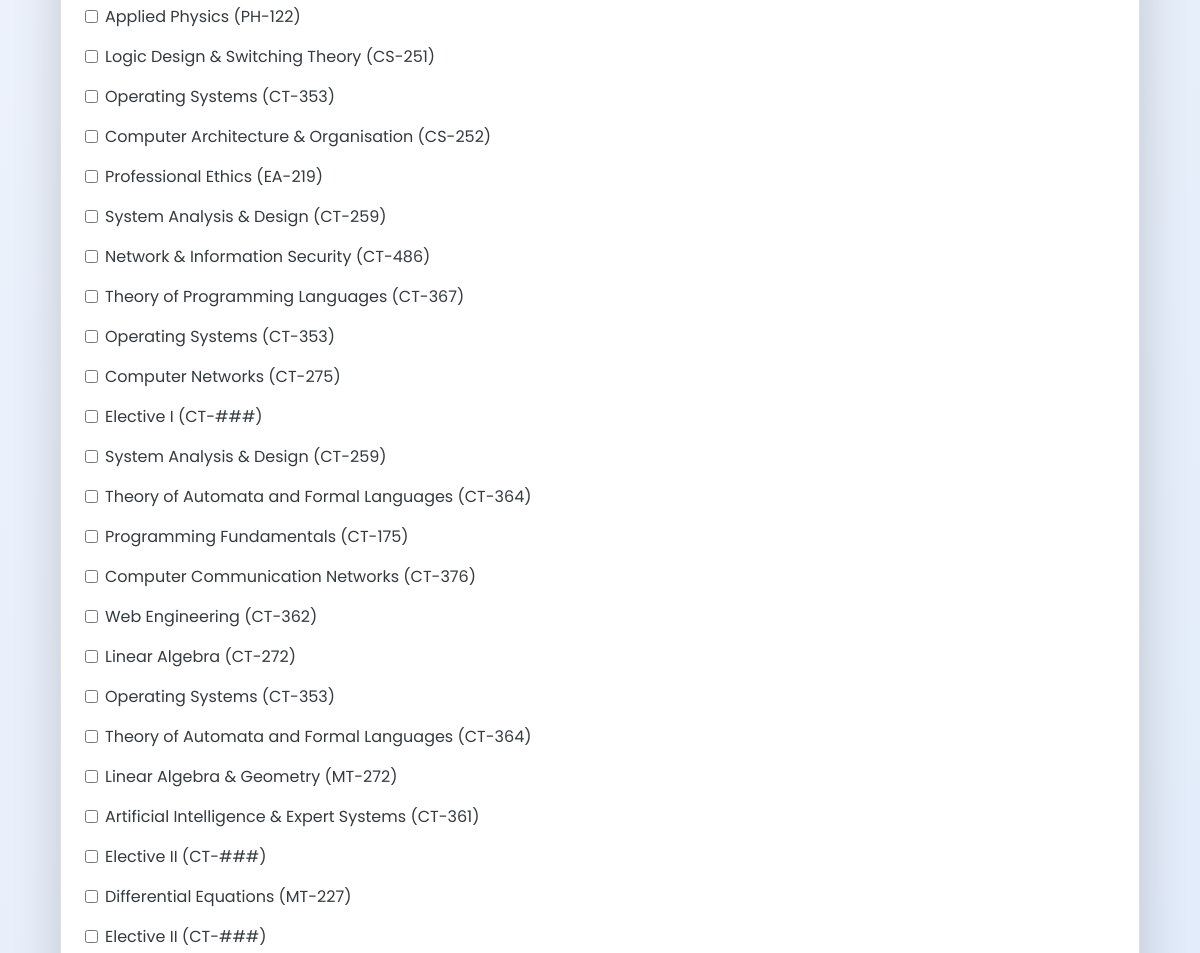
Page /select_courses (middle part) on the earlier database version.
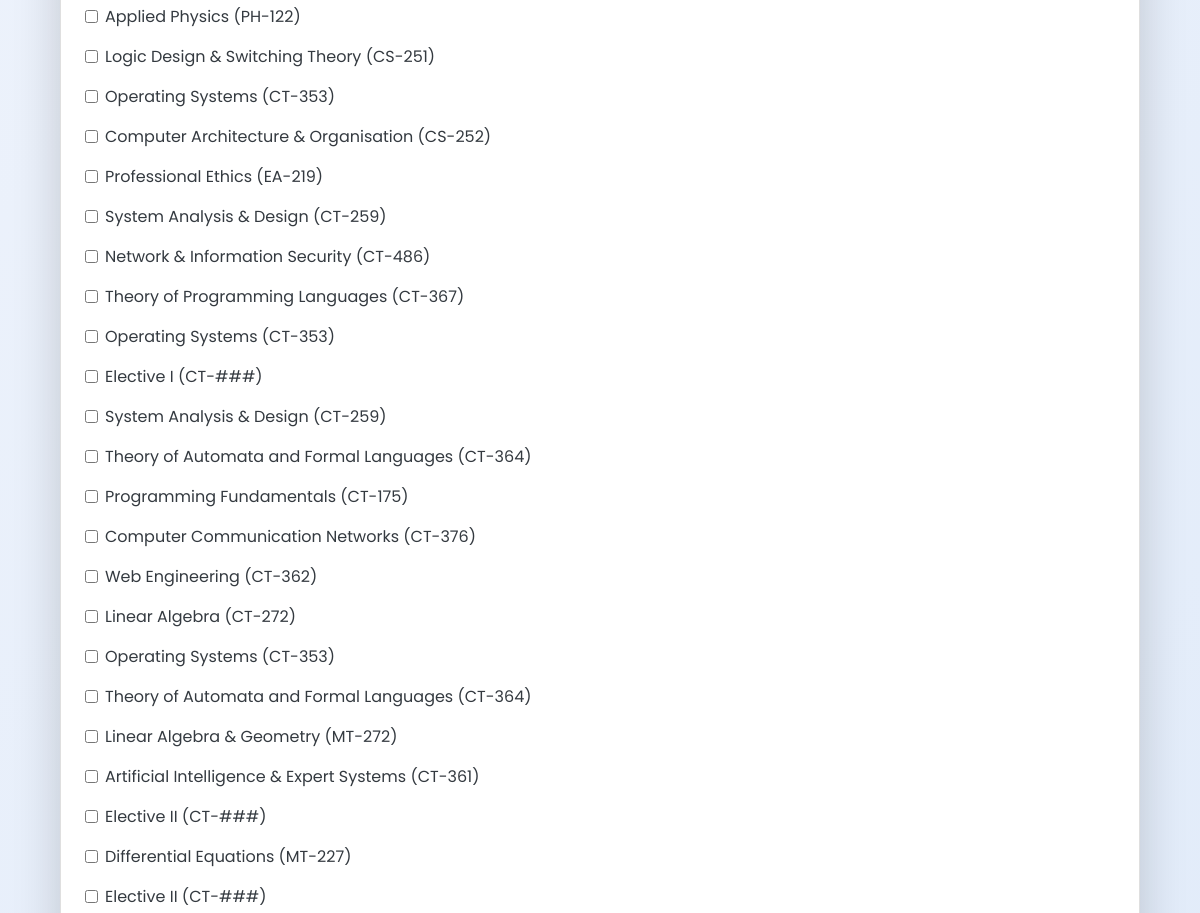
Same page on the later database version.
### tables this page shows
CREATE TABLE course_schedule (
        id INTEGER PRIMARY KEY AUTOINCREMENT,
        teacher_name TEXT NOT NULL,
        course_code TEXT NOT NULL,
        course_title TEXT NOT NULL,
        day_of_week TEXT NOT NULL,
        class_start_time TIME NOT NULL,
        class_end_time TIME NOT NULL,
        room INTEGER NOT NULL
    );

### app.py (the view, shortened to what this page needs)
@app.route('/select_courses', methods=['GET', 'POST'])
def select_courses():
    try:
        with get_db_connection() as conn:
            if conn:
                cursor = conn.cursor()
                cursor.execute("SELECT * FROM course_schedule")
                courses = cursor.fetchall()
            else:
                raise sqlite3.Error("Failed to connect to the database")
        return render_template('select_courses.html', courses=courses)
    except sqlite3.Error as e:
        flash(f"Database error: {e}", "danger")
        return render_template('select_courses.html', courses=[])

### app.py (called while the page is built)
def get_db_connection():
    try:
        conn = sqlite3.connect('university_schedule.db')  # Connect to the database file
        conn.row_factory = sqlite3.Row  # Allows rows to behave like dictionaries
        return conn
    except sqlite3.Error as e:
        print(f"Database connection error: {e}")
        flash(f"Database error: {e}", "danger")
        return None

### templates/select_courses.html (shortened to what this page needs)
{% extends 'base.html' %}
{% block content %}
    <div class="container mt-5">
        <div class="card shadow-lg p-4 rounded">
            <form method="POST">
                <div class="form-group">
                    <label class="font-weight-bold text-dark">Select up to 6 courses:</label><br>
                    {% for course in courses %}
                    <div class="form-check mb-3">
                        <input class="form-check-input" type="checkbox" name="courses" value="{{ course.id }}"
                               {% if course.id in selected_courses %} checked {% endif %}>
                        <label class="form-check-label text-dark">
                            {{ course.course_title }} ({{ course.course_code }})
                        </label>
                    </div>
                    {% endfor %}
                </div>
            </form>
        </div>
    </div>
{% endblock %}

Differences in the rows shown:
removed course_schedule: course_title "Computer Networks", course_code "CT-275"
